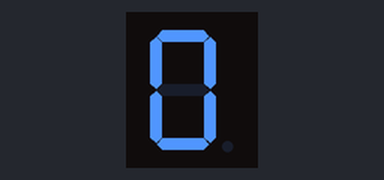
A sketch run on a simulated Arduino Uno, built with avr-gcc and run on an emulated ATmega328P. Shown: 1-digit seven-segment display. Wiring (inferred from the names in the program): 1-digit 7-segment display, segments lit when HIGH: segments pin 2, pin 3, pin 4, pin 5, pin 6, pin 7, pin 8, pin 9. The segment pins are drawn as the display they are named for.

Above: at 0.1 s.
At 2.1 s:
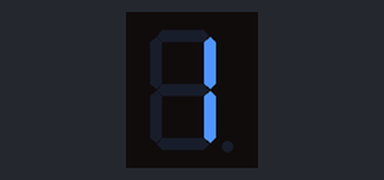
At 5.1 s:
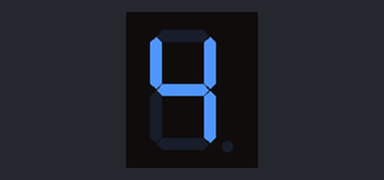
At 8.1 s:
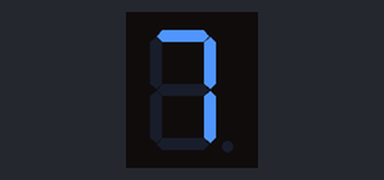
At 10.6 s:
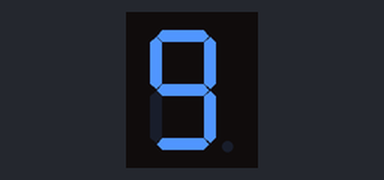
At 13.1 s:
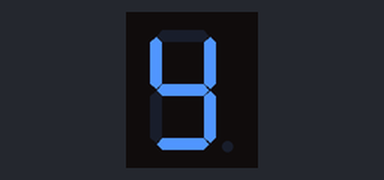

Measured:
- what the display in image 1 shows lasts 1.0 s, from 2.0 s to 3.0 s
- what the display in image 4 shows lasts 2.5 s, from 10.5 s to 13.0 s

The sketch:

ativ-7-seg.ino
```cpp
int valorDisp;

byte displaySeteSeg[10][7] = {
 { 1,1,1,1,1,1,0 },  //DIGITO 0
 { 0,1,1,0,0,0,0 },  //DIGITO 1
 { 1,1,0,1,1,0,1 },  //DIGITO 2
 { 1,1,1,1,0,0,1 },  //DIGITO 3
 { 0,1,1,0,0,1,1 },  //DIGITO 4
 { 1,0,1,1,0,1,1 },  //DIGITO 5
 { 1,0,1,1,1,1,1 },  //DIGITO 6
 { 1,1,1,0,0,0,0 },  //DIGITO 7
 { 1,1,1,1,1,1,1 },  //DIGITO 8
 { 1,1,1,1,0,1,1 }  //DIGITO 9
};

void setup(){
  pinMode(2, OUTPUT); //PINO 2 -> SEGMENTO A
  pinMode(3, OUTPUT); //PINO 3 -> SEGMENTO B
  pinMode(4, OUTPUT); //PINO 4 -> SEGMENTO C
  pinMode(5, OUTPUT); //PINO 5 -> SEGMENTO D
  pinMode(6, OUTPUT); //PINO 6 -> SEGMENTO E
  pinMode(7, OUTPUT); //PINO 7 -> SEGMENTO F
  pinMode(8, OUTPUT); //PINO 8 -> SEGMENTO G
  pinMode(9, OUTPUT); //PINO 9 -> SEGMENTO PONTO

  //inicializa display com número 0
  valorDisp= 0;
  ligaSegmentosDisplay(valorDisp);

}


void ligaSegmentosDisplay (byte digito) {

  byte pino = 2;
  for (byte contadorSegmentos = 0; contadorSegmentos < 7; ++contadorSegmentos){
    digitalWrite (pino, displaySeteSeg[digito][contadorSegmentos]);
    if (valorDisp <= 9) {++pino;}
  }

    if (valorDisp==9)
    {
       digitalWrite(9, HIGH);
       delay (500);
       digitalWrite(9, LOW);
       delay(500);
    }
}

void loop () {
  //put your main code here, to run repeatedly:
  delay (1000);
  ligaSegmentosDisplay(valorDisp);
  valorDisp++;

}
```
